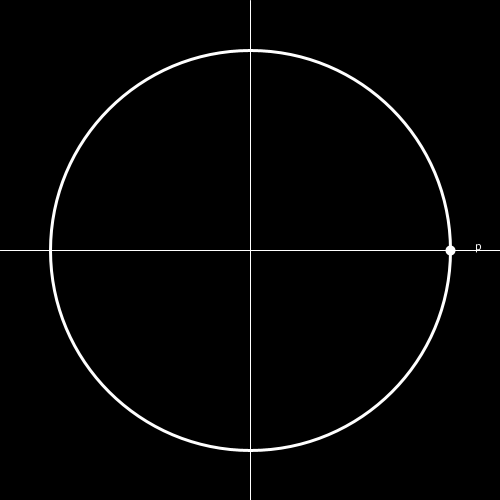
Frame 1 (no input)
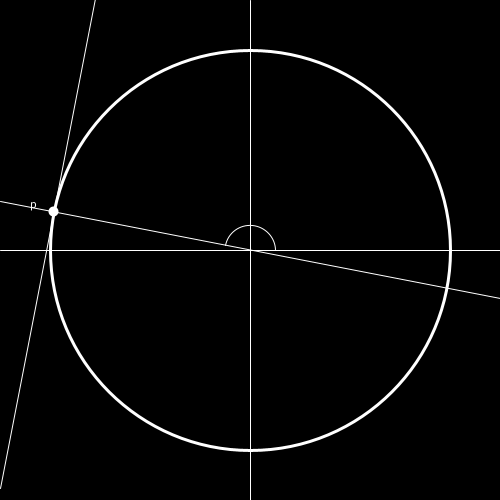
Frame 60 (the mouse pressed at the canvas centre just before this capture)
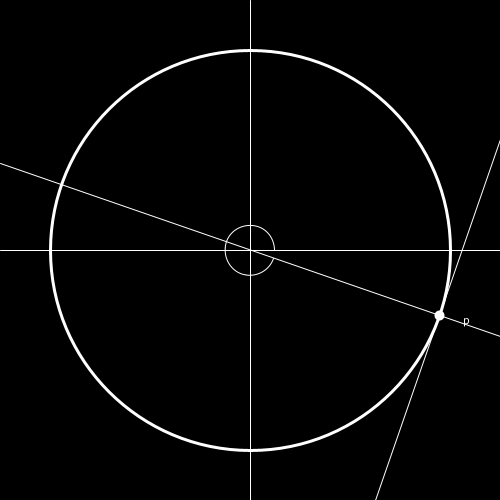
Frame 120 (the mouse held since frame 60 and released just before this capture)

The Processing sketch that drew these frames (run headless with seeded random() and noise(); from frame 60 on, the mouse is pressed at the canvas centre):

// Processing sketch: CircleStuff
// ── CircleStuff.pde
float t = 0;
float dt = 0.05;
float r = 200;

void setup() {
  size(500, 500);

  textMode(CENTER);

  stroke(255);
  strokeWeight(3);
  noFill();
}

void draw() {
  pushMatrix();
  translate(width/2, height/2);
  background(0);

  strokeWeight(1);
  line(-width/2, 0, width/2, 0);
  line(0, -height/2, 0, height/2);

  float b = r*sin(t)+r*cos(t)/tan(t);
  line(-width/2, -(-width/2)/tan(t)+b, width/2, -(width/2)/tan(t)+b);
  line(-width/2, -tan(t)*(width/2), width/2, tan(t)*(width/2));

  noFill();
  arc(0, 0, r/4.0, r/4.0, t%TWO_PI, 0);

  strokeWeight(3);
  ellipse(0, 0, r*2, r*2);

  strokeWeight(10);
  point(r*cos(t), r*sin(t));

  fill(255);
  text("p", (r+25)*cos(t), (r+25)*sin(t));

  // y = mx + b
  // b = y - mx

  popMatrix();

  t-=dt;
}
